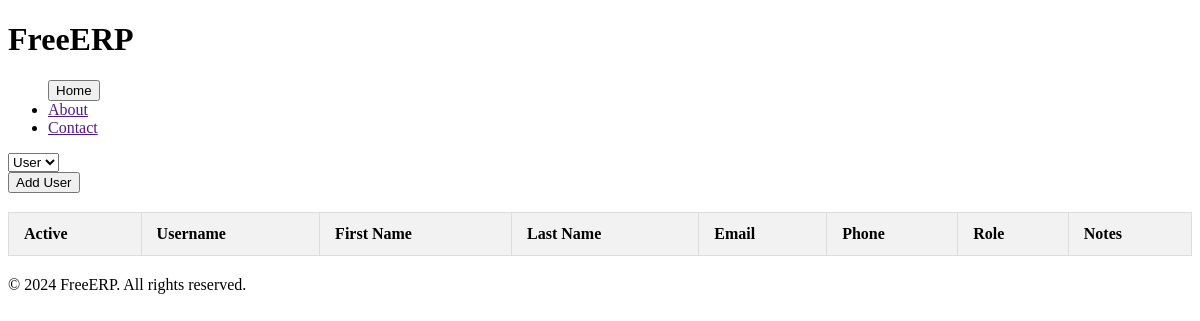
The page /Material/Users on the database as committed earlier.
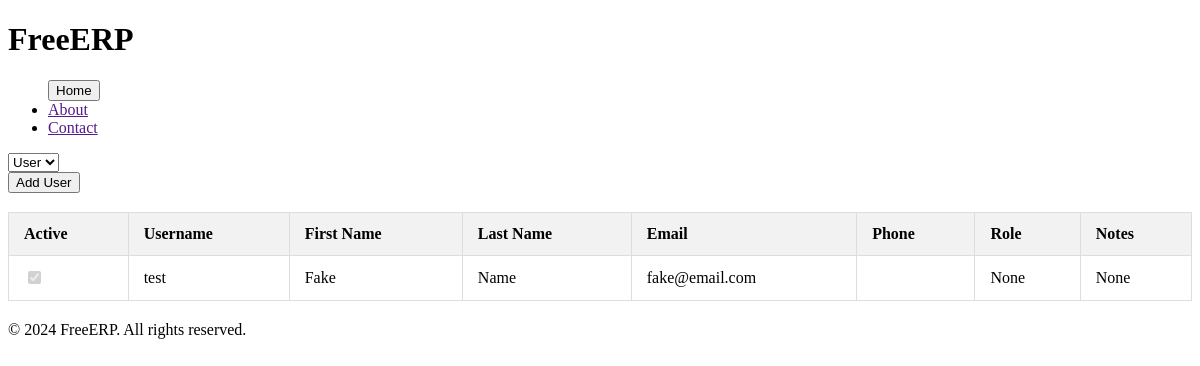
The same page on the database as committed later.
### Material/models.py (models this page shows, shortened)
class User(AbstractUser):
    username = models.CharField('USERNAME', unique=True, max_length=30, null=True, blank=True)
    first_name = models.CharField('FIRST_NAME', max_length=30, null=True, blank=True)
    last_name = models.CharField('LAST_NAME', max_length=30, null=True, blank=True)
    password = models.CharField('PASSWORD', max_length=128, null=True, blank=True)
    repassword = models.CharField('REPASSWORD', max_length=128, null=True, blank=True)
    associated_company = models.ForeignKey(Company, on_delete=models.CASCADE,null=True, blank=True)
    associated_department = models.ForeignKey(Department, on_delete=models.CASCADE,null=True, blank=True)
    role = models.ForeignKey(ERPRoles, on_delete=models.CASCADE,null=True, blank=True)
    phone_number = models.CharField('PHONE_NUMBER', max_length=25, null=True, blank=True)
    address = models.CharField('ADDRESS', max_length=75, null=True, blank=True)
    city = models.CharField('CITY', max_length=50, null=True, blank=True)
    state = models.CharField('STATE', max_length=50, null=True, blank=True)
    zip = models.CharField('ZIP', max_length=10, null=True, blank=True)
    country = models.CharField('COUNTRY', max_length=50, null=True, blank=True)
    notes = models.TextField('NOTES', max_length=250, null=True, blank=True)
    groups = models.ManyToManyField(Group, related_name='material_user_set')
    user_permissions = models.ManyToManyField(Permission, related_name='material_user_permissions_set')
    is_staff = models.BooleanField('STAFF_STATUS', default=False, null=True, blank=True)
    is_active = models.BooleanField('ACTIVE_STATUS', default=True, null=True, blank=True)
    date_joined = models.DateTimeField('DATE_JOINED', auto_now_add=True, null=True, blank=True)
    last_login = models.DateTimeField('LAST_LOGIN', auto_now=True, null=True, blank=True)
    email = models.EmailField('EMAIL', max_length=50, null=True, blank=True)
    user_id = models.CharField('USER_ID', unique=True, max_length=10, default=get_random_string(length=10, allowed_chars='ABCDEFGHJKLMNPQRSTUVWXYZ1234567890'), null=True, blank=True)
    is_superuser = models.BooleanField('SUPERUSER_STATUS', default=False, null=True, blank=True)
    profile_picture = models.ImageField('PROFILE_PICTURE', upload_to='images/', null=True, blank=True)

### Material/views.py (the view)
# urls.py: path('Users', views.users, name='users'),
def users(request):
    users = User.objects.all()
    if request.method == 'POST':
        form = UserForm(request.POST)
        if form.is_valid():
            form.save()
            print(form.data)
            redirect('users')
    else:
        form = UserForm()
    return render(request, 'users.html', context={'user_form': form, 'users': users})

### Material/forms.py
class UserForm(ModelForm):
    class Meta:
        model = User
        fields = '__all__'
        exclude = ['is_superuser', 'is_staff','groups', 'user_permissions']

### Material/models.py (called while the page is built)
    def __str__(self):
        return self.company_abbreviation

    def __str__(self):
        return self.department_abbreviation

    def __str__(self):
        return self.role

### Material/templates/users.html (shortened to what this page needs)
{% extends 'base.html' %}
{% block content %}
<div>
    <select>
        <option value="user">User</option>
    </select>
</div>
<button id="add-user-btn">Add User</button>
<div class="user-info" id="user-info">
    <table class="user-table" id="user-table">
        <th>Active</th>
        <th>Username</th>
        <th>First Name</th>
        <th>Last Name</th>
        <th>Email</th>
        <th>Phone</th>
        <th>Role</th>
        <th>Notes</th>
        {% for user in users %}
        <tr>
            <td><input type="checkbox" {% if user.is_active %}checked{% endif %} disabled></td>
            <td>{{ user.username }}</td>
            <td>{{ user.first_name }}</td>
            <td>{{ user.last_name }}</td>
            <td>{{ user.email }}</td>
            <td>{{ user.phone }}</td>
            <td>{{ user.role }}</td>
            <td>{{ user.notes }}</td>
        </tr>
        {% endfor %}
    </table>
</div>
    {% endblock %}

Rows that differ between the two databases and show on the page:
added User: is_active "☑", username "test", first_name "Fake", last_name "Name", email "fake@email.com", role "None", notes "None"
